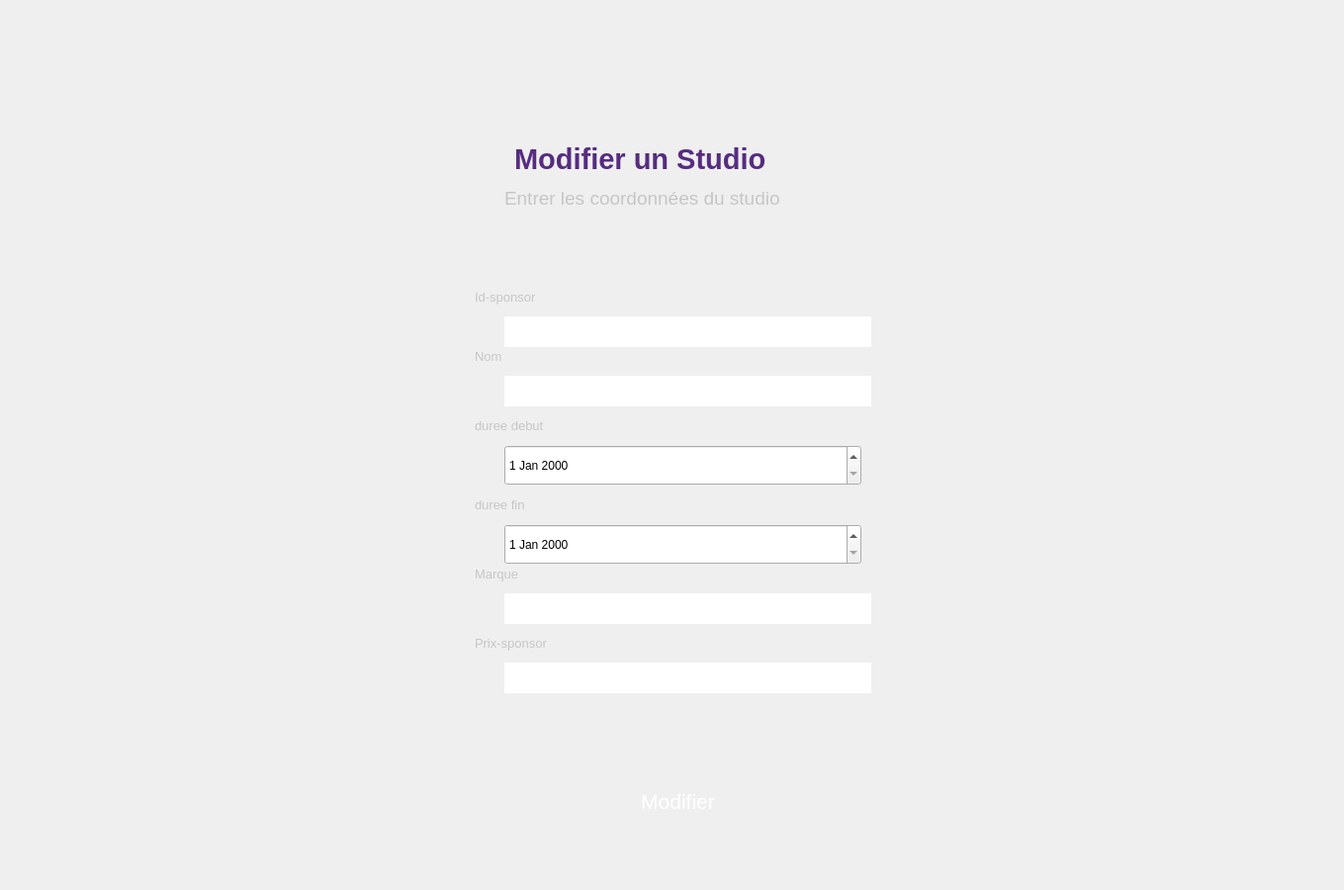
<?xml version="1.0" encoding="UTF-8"?>
<ui version="4.0">
 <class>updatestudios</class>
 <widget class="QDialog" name="updatestudios">
  <property name="geometry">
   <rect>
    <x>0</x>
    <y>0</y>
    <width>1359</width>
    <height>900</height>
   </rect>
  </property>
  <property name="windowTitle">
   <string>Dialog</string>
  </property>
  <property name="styleSheet">
   <string notr="true">background:url(&quot;C:/Users/ASUS/Desktop/QT_projet/backkk.png&quot;);</string>
  </property>
  <widget class="QLabel" name="label">
   <property name="geometry">
    <rect>
     <x>390</x>
     <y>30</y>
     <width>581</width>
     <height>831</height>
    </rect>
   </property>
   <property name="font">
    <font>
     <pointsize>12</pointsize>
    </font>
   </property>
   <property name="styleSheet">
    <string notr="true"> 
border: none;
border-radius:45px;
border-image:url(&quot;C:/Users/ASUS/Desktop/QT_projet//Solid_white.png&quot;);</string>
   </property>
   <property name="text">
    <string/>
   </property>
  </widget>
  <widget class="QPushButton" name="pushButton">
   <property name="geometry">
    <rect>
     <x>460</x>
     <y>790</y>
     <width>451</width>
     <height>41</height>
    </rect>
   </property>
   <property name="font">
    <font>
     <family>MS Shell Dlg 2</family>
     <pointsize>16</pointsize>
     <weight>50</weight>
     <italic>false</italic>
     <bold>false</bold>
    </font>
   </property>
   <property name="styleSheet">
    <string notr="true">QPushButton{
color: rgb(255, 255, 255);
font: 16pt &quot;MS Shell Dlg 2&quot;;
border-radius:10px;
border: none;
background:url(&quot;C:/Users/ASUS/Desktop/QT_projet/Rectangle 1.png&quot;);
}
QPushButton:hover{
 
	color: rgb(0, 0, 0);
	background-color: rgb(131, 131, 131);

}</string>
   </property>
   <property name="text">
    <string>Modifier</string>
   </property>
  </widget>
  <widget class="QLabel" name="label_2">
   <property name="geometry">
    <rect>
     <x>500</x>
     <y>30</y>
     <width>351</width>
     <height>91</height>
    </rect>
   </property>
   <property name="styleSheet">
    <string notr="true">
background:url(&quot;C:/Users/ASUS/Desktop/QT_projet/Tv_tally_mtarfeskhir 1.png&quot;);</string>
   </property>
   <property name="text">
    <string/>
   </property>
  </widget>
  <widget class="QLabel" name="label_4">
   <property name="geometry">
    <rect>
     <x>510</x>
     <y>190</y>
     <width>351</width>
     <height>20</height>
    </rect>
   </property>
   <property name="font">
    <font>
     <pointsize>14</pointsize>
    </font>
   </property>
   <property name="styleSheet">
    <string notr="true">color: rgb(198, 198, 198);
background-image: url(:/Solid_white.png);</string>
   </property>
   <property name="text">
    <string>Entrer les coordonnées du studio</string>
   </property>
  </widget>
  <widget class="QLabel" name="label_3">
   <property name="geometry">
    <rect>
     <x>520</x>
     <y>140</y>
     <width>331</width>
     <height>41</height>
    </rect>
   </property>
   <property name="font">
    <font>
     <family>MS Sans Serif</family>
     <pointsize>22</pointsize>
     <weight>75</weight>
     <bold>true</bold>
    </font>
   </property>
   <property name="styleSheet">
    <string notr="true">color: rgb(86, 44, 128);
background-image: url(:/Solid_white.png);</string>
   </property>
   <property name="text">
    <string>Modifier un Studio</string>
   </property>
  </widget>
  <widget class="QLineEdit" name="lineEdit_2">
   <property name="geometry">
    <rect>
     <x>510</x>
     <y>380</y>
     <width>371</width>
     <height>31</height>
    </rect>
   </property>
   <property name="maximumSize">
    <size>
     <width>371</width>
     <height>31</height>
    </size>
   </property>
   <property name="styleSheet">
    <string notr="true">border-image:url(&quot;C:/Users/ASUS/Desktop/QT_projet//Solid_white.png&quot;);
border:2px;</string>
   </property>
  </widget>
  <widget class="QLineEdit" name="lineEdit">
   <property name="geometry">
    <rect>
     <x>510</x>
     <y>320</y>
     <width>371</width>
     <height>31</height>
    </rect>
   </property>
   <property name="minimumSize">
    <size>
     <width>371</width>
     <height>0</height>
    </size>
   </property>
   <property name="maximumSize">
    <size>
     <width>371</width>
     <height>31</height>
    </size>
   </property>
   <property name="styleSheet">
    <string notr="true">border-image:url(&quot;C:/Users/ASUS/Desktop/QT_projet//Solid_white.png&quot;);
border:2px;</string>
   </property>
  </widget>
  <widget class="QDateEdit" name="dateEdit_2">
   <property name="geometry">
    <rect>
     <x>510</x>
     <y>530</y>
     <width>361</width>
     <height>41</height>
    </rect>
   </property>
  </widget>
  <widget class="QLineEdit" name="lineEdit_6">
   <property name="geometry">
    <rect>
     <x>510</x>
     <y>670</y>
     <width>371</width>
     <height>31</height>
    </rect>
   </property>
   <property name="styleSheet">
    <string notr="true">border-image:url(&quot;C:/Users/ASUS/Desktop/QT_projet//Solid_white.png&quot;);
border:2px;</string>
   </property>
  </widget>
  <widget class="QLineEdit" name="lineEdit_4">
   <property name="geometry">
    <rect>
     <x>510</x>
     <y>600</y>
     <width>371</width>
     <height>31</height>
    </rect>
   </property>
   <property name="styleSheet">
    <string notr="true">border-image:url(&quot;C:/Users/ASUS/Desktop/QT_projet//Solid_white.png&quot;);
border:2px;</string>
   </property>
  </widget>
  <widget class="QLabel" name="label_20">
   <property name="geometry">
    <rect>
     <x>480</x>
     <y>640</y>
     <width>131</width>
     <height>21</height>
    </rect>
   </property>
   <property name="font">
    <font>
     <family>MS Shell Dlg 2</family>
     <pointsize>10</pointsize>
     <weight>50</weight>
     <bold>false</bold>
    </font>
   </property>
   <property name="styleSheet">
    <string notr="true">border-image:url(&quot;C:/Users/ASUS/Desktop/QT_projet//Solid_white.png&quot;);
color: rgb(198, 198, 198);</string>
   </property>
   <property name="text">
    <string>Prix-sponsor</string>
   </property>
   <property name="scaledContents">
    <bool>false</bool>
   </property>
  </widget>
  <widget class="QLabel" name="label_15">
   <property name="geometry">
    <rect>
     <x>480</x>
     <y>290</y>
     <width>121</width>
     <height>21</height>
    </rect>
   </property>
   <property name="maximumSize">
    <size>
     <width>140</width>
     <height>21</height>
    </size>
   </property>
   <property name="font">
    <font>
     <family>MS Shell Dlg 2</family>
     <pointsize>10</pointsize>
     <weight>50</weight>
     <bold>false</bold>
    </font>
   </property>
   <property name="styleSheet">
    <string notr="true">color: rgb(198, 198, 198);
border-image:url(&quot;C:/Users/ASUS/Desktop/QT_projet//Solid_white.png&quot;);</string>
   </property>
   <property name="text">
    <string>Id-sponsor</string>
   </property>
   <property name="scaledContents">
    <bool>false</bool>
   </property>
  </widget>
  <widget class="QLabel" name="label_16">
   <property name="geometry">
    <rect>
     <x>480</x>
     <y>350</y>
     <width>51</width>
     <height>21</height>
    </rect>
   </property>
   <property name="maximumSize">
    <size>
     <width>131</width>
     <height>21</height>
    </size>
   </property>
   <property name="font">
    <font>
     <family>MS Shell Dlg 2</family>
     <pointsize>10</pointsize>
     <weight>50</weight>
     <bold>false</bold>
    </font>
   </property>
   <property name="styleSheet">
    <string notr="true">color: rgb(198, 198, 198);
border-image:url(&quot;C:/Users/ASUS/Desktop/QT_projet//Solid_white.png&quot;);</string>
   </property>
   <property name="text">
    <string>Nom</string>
   </property>
   <property name="scaledContents">
    <bool>false</bool>
   </property>
  </widget>
  <widget class="QDateEdit" name="dateEdit">
   <property name="geometry">
    <rect>
     <x>510</x>
     <y>450</y>
     <width>361</width>
     <height>41</height>
    </rect>
   </property>
  </widget>
  <widget class="QLabel" name="label_17">
   <property name="geometry">
    <rect>
     <x>480</x>
     <y>570</y>
     <width>131</width>
     <height>21</height>
    </rect>
   </property>
   <property name="font">
    <font>
     <family>MS Shell Dlg 2</family>
     <pointsize>10</pointsize>
     <weight>50</weight>
     <bold>false</bold>
    </font>
   </property>
   <property name="styleSheet">
    <string notr="true">border-image:url(&quot;C:/Users/ASUS/Desktop/QT_projet//Solid_white.png&quot;);
color: rgb(198, 198, 198);</string>
   </property>
   <property name="text">
    <string>Marque</string>
   </property>
   <property name="scaledContents">
    <bool>false</bool>
   </property>
  </widget>
  <widget class="QLabel" name="label_19">
   <property name="geometry">
    <rect>
     <x>480</x>
     <y>420</y>
     <width>131</width>
     <height>21</height>
    </rect>
   </property>
   <property name="font">
    <font>
     <family>MS Shell Dlg 2</family>
     <pointsize>10</pointsize>
     <weight>50</weight>
     <bold>false</bold>
    </font>
   </property>
   <property name="styleSheet">
    <string notr="true">border-image:url(&quot;C:/Users/ASUS/Desktop/QT_projet//Solid_white.png&quot;);
color: rgb(198, 198, 198);</string>
   </property>
   <property name="text">
    <string>duree debut</string>
   </property>
   <property name="scaledContents">
    <bool>false</bool>
   </property>
  </widget>
  <widget class="QLabel" name="label_18">
   <property name="geometry">
    <rect>
     <x>480</x>
     <y>500</y>
     <width>131</width>
     <height>21</height>
    </rect>
   </property>
   <property name="font">
    <font>
     <family>MS Shell Dlg 2</family>
     <pointsize>10</pointsize>
     <weight>50</weight>
     <bold>false</bold>
    </font>
   </property>
   <property name="styleSheet">
    <string notr="true">border-image:url(&quot;C:/Users/ASUS/Desktop/QT_projet//Solid_white.png&quot;);
color: rgb(198, 198, 198);</string>
   </property>
   <property name="text">
    <string>duree fin</string>
   </property>
   <property name="scaledContents">
    <bool>false</bool>
   </property>
  </widget>
  <widget class="QGroupBox" name="groupBox">
   <property name="geometry">
    <rect>
     <x>460</x>
     <y>240</y>
     <width>461</width>
     <height>511</height>
    </rect>
   </property>
   <property name="styleSheet">
    <string notr="true">background:url(&quot;C:/Users/ASUS/Desktop/QT_projet/Solid_white.png&quot;);
border:none;</string>
   </property>
   <property name="title">
    <string/>
   </property>
  </widget>
  <zorder>label</zorder>
  <zorder>groupBox</zorder>
  <zorder>pushButton</zorder>
  <zorder>label_2</zorder>
  <zorder>label_4</zorder>
  <zorder>label_3</zorder>
  <zorder>lineEdit_2</zorder>
  <zorder>lineEdit</zorder>
  <zorder>dateEdit_2</zorder>
  <zorder>lineEdit_6</zorder>
  <zorder>lineEdit_4</zorder>
  <zorder>label_20</zorder>
  <zorder>label_15</zorder>
  <zorder>label_16</zorder>
  <zorder>dateEdit</zorder>
  <zorder>label_17</zorder>
  <zorder>label_19</zorder>
  <zorder>label_18</zorder>
 </widget>
 <resources/>
 <connections/>
</ui>
